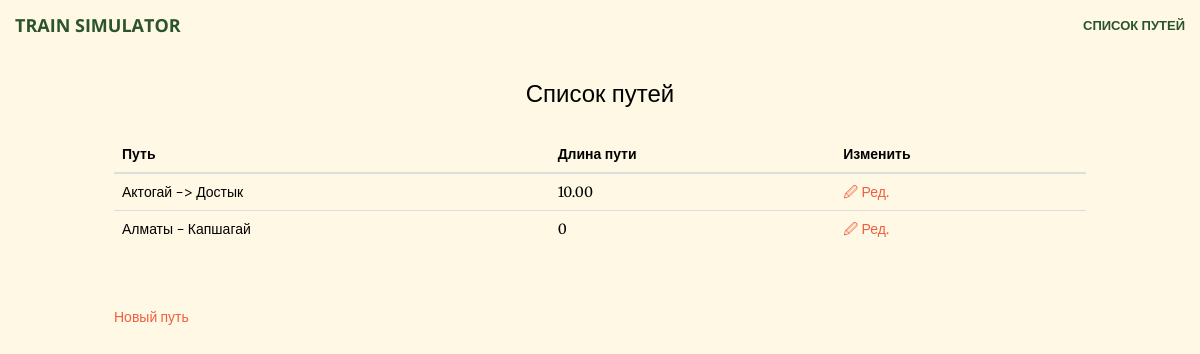
The app's page /, older data.
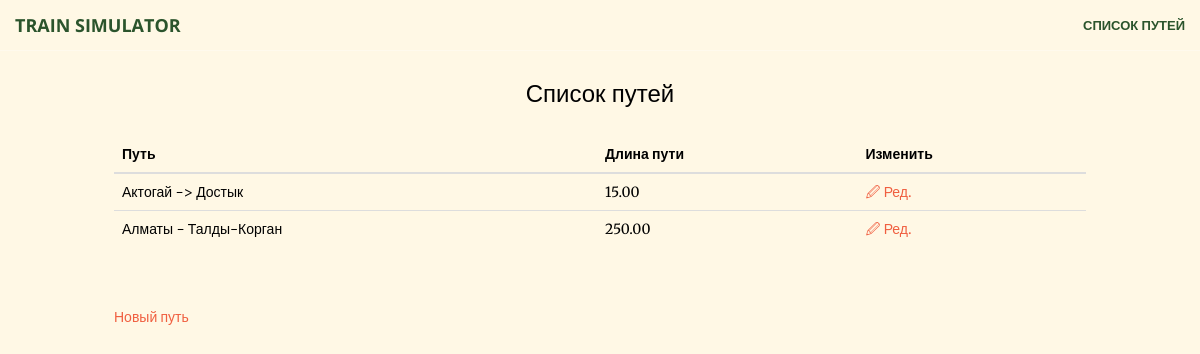
The same page, newer data.
### tutu/models.py (models this page shows, shortened)
class Track(models.Model):
    name = models.TextField(default="Старт-Финиш")
    start_name = models.TextField(default="Старт")
    simulation_in_progress = models.BooleanField(default=False)
    simulation_progress = models.IntegerField(default=0)
    simulation_filename = models.TextField(max_length=1000, blank=True, null=True)
    simulation_date_time = models.DateTimeField(null=True, blank=True)
    def length(self):
        switches = Switch.objects.filter(track_id=self.id)
        maximum = 0
        for switch in switches:
            if maximum < switch.position:
                maximum = switch.position
        return maximum

class Switch(models.Model):
    track = models.ForeignKey(Track, on_delete=models.CASCADE)
    position = models.DecimalField(max_digits=7, decimal_places=2)
    name = models.TextField()
    number_of_tracks = models.IntegerField(default=1)
    trains_fit = models.IntegerField(default=1)
    is_start = models.BooleanField(default=False)
    is_end = models.BooleanField(default=False)
    mins_acc = models.IntegerField()
    mins_brk = models.IntegerField()
    mins_main = models.IntegerField()
    class Meta:
        ordering = ["position"]
        verbose_name_plural = "switches"

### tutu/views.py (the view)
# urls.py: url(r'^$', views.index, name="index"),
def index(request):
    tracks = Track.objects.all()
    tracks_plus = []
    for track in tracks:
        t = {"id":track.id, "name":track.name, "start_name":track.start_name}
        t["length"] = track.length()
        tracks_plus.append(t)
    context = {"tracks": tracks_plus}
    return render(request, 'index.html', context)

### tutu/views_sim.py (called while the page is built)
    def process_request(self, req):
        attr = '_dont_enforce_csrf_checks'
        if not getattr(req, attr, False):
            setattr(req, attr, True)

### templates/index.html (shortened to what this page needs)
<!DOCTYPE html>
<html lang="en">
{% load static %}
<head>
    <link href="{% static "vendor/bootstrap/css/bootstrap.min.css" %}" rel="stylesheet">
    <link href="{% static "vendor/font-awesome/css/font-awesome.min.css" %}" rel="stylesheet" type="text/css">
    <link href="{% static "vendor/magnific-popup/magnific-popup.css" %}" rel="stylesheet">
    <link href="{% static "css/creative.min.css" %}" rel="stylesheet">
</head>
<body id="page-top" style="background: #fff8e5; color: black;">
<nav id="mainNav" class="navbar navbar-default navbar-fixed-top" style="color: black">
    <div class="container-fluid">
        <div class="navbar-header">
            <a class="navbar-brand page-scroll" href="#page-top" style="color: #2b542c;">Train Simulator</a>
        </div>
        <div class="collapse navbar-collapse" id="bs-example-navbar-collapse-1">
            <ul class="nav navbar-nav navbar-right">
                <li>
                    <a class="page-scroll" href="{% url "index" %}" style="color: #2b542c;">Список путей</a>
                </li>
            </ul>
        </div>
    </div>
</nav>
<div style="padding: 5%">
    <h3 style="text-align: center">Список путей</h3>
    <table width="100%" style="margin-top: 30px; margin-left: 5%; width: 90%" class="table">
        <thead>
        <tr>
            <th>Путь</th>
            <th>Длина пути</th>
            <th>Изменить</th>
        </tr>
        </thead>
        {% for track in tracks %}
            <tr>
                <td>
                    {{ track.name }}
                </td>
                <td>
                    {{ track.length }}
                </td>
                <td><a data-toggle="modal" href="{% url "edit_track" track.id %}" data-target="#myModal">🖉 Ред.</a>
                </td>
            </tr>
        {% endfor %}
    </table>
    <br><br>
    <div style="margin-left: 5%; margin-bottom: 40px">
        <a data-toggle="modal" href="{% url "new_track" %}" data-target="#myModal">Новый путь</a>
    </div>
</div>
</body>
</html>

Row changes from the older to the newer data that the page shows:
no longer on this page (row edited): Switch: length "10.00"
added Switch: length "15.00"
added Switch: length "250.00"
Text that changed along with them:
new list line: "Актогай -> Достык"
new list line: "🖉 Ред."
new list line: "Алматы - Талды-Корган"
list line gone: "Актогай -> Достык"
list line gone: "🖉 Ред."
list line gone: "Алматы - Капшагай"
list line gone: "0 🖉 Ред."
